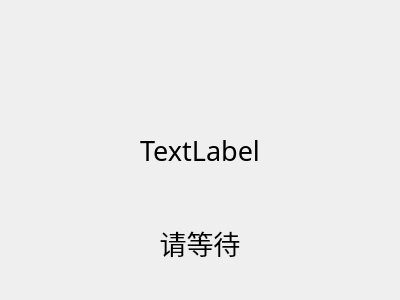
<?xml version="1.0" encoding="UTF-8"?>
<ui version="4.0">
 <class>TopInfoBox</class>
 <widget class="QDialog" name="TopInfoBox">
  <property name="geometry">
   <rect>
    <x>0</x>
    <y>0</y>
    <width>400</width>
    <height>300</height>
   </rect>
  </property>
  <property name="windowTitle">
   <string>TopInfoBox</string>
  </property>
  <layout class="QHBoxLayout" name="horizontalLayout_3">
   <property name="spacing">
    <number>0</number>
   </property>
   <property name="leftMargin">
    <number>0</number>
   </property>
   <property name="topMargin">
    <number>0</number>
   </property>
   <property name="rightMargin">
    <number>0</number>
   </property>
   <property name="bottomMargin">
    <number>0</number>
   </property>
   <item>
    <widget class="QWidget" name="TopInfoLabel" native="true">
     <layout class="QVBoxLayout" name="verticalLayout">
      <property name="spacing">
       <number>0</number>
      </property>
      <item>
       <widget class="QWidget" name="widgetInfo" native="true">
        <property name="font">
         <font>
          <family>微软雅黑</family>
          <pointsize>20</pointsize>
         </font>
        </property>
        <property name="styleSheet">
         <string notr="true"/>
        </property>
        <layout class="QHBoxLayout" name="horizontalLayout_2">
         <property name="spacing">
          <number>0</number>
         </property>
         <property name="leftMargin">
          <number>9</number>
         </property>
         <property name="topMargin">
          <number>0</number>
         </property>
         <property name="rightMargin">
          <number>9</number>
         </property>
         <property name="bottomMargin">
          <number>0</number>
         </property>
         <item>
          <layout class="QHBoxLayout" name="horizontalLayout" stretch="1">
           <property name="spacing">
            <number>0</number>
           </property>
           <property name="leftMargin">
            <number>25</number>
           </property>
           <item>
            <widget class="QLabel" name="labelDynamicInfo">
             <property name="font">
              <font>
               <family>Microsoft YaHei</family>
               <pointsize>24</pointsize>
               <weight>50</weight>
               <italic>false</italic>
               <bold>false</bold>
              </font>
             </property>
             <property name="styleSheet">
              <string notr="true">QLable#labelDynamicInfo{
font: 25 24pt &quot;Microsoft YaHei&quot;;
}</string>
             </property>
             <property name="text">
              <string/>
             </property>
             <property name="alignment">
              <set>Qt::AlignCenter</set>
             </property>
            </widget>
           </item>
          </layout>
         </item>
        </layout>
       </widget>
      </item>
      <item>
       <widget class="QLabel" name="labelStaticInfo">
        <property name="font">
         <font>
          <family>微软雅黑</family>
          <pointsize>20</pointsize>
         </font>
        </property>
        <property name="styleSheet">
         <string notr="true"/>
        </property>
        <property name="text">
         <string>TextLabel</string>
        </property>
        <property name="alignment">
         <set>Qt::AlignCenter</set>
        </property>
       </widget>
      </item>
      <item>
       <widget class="QLabel" name="labelWaitmoment">
        <property name="font">
         <font>
          <family>微软雅黑</family>
          <pointsize>20</pointsize>
         </font>
        </property>
        <property name="styleSheet">
         <string notr="true"/>
        </property>
        <property name="text">
         <string>请等待</string>
        </property>
        <property name="alignment">
         <set>Qt::AlignCenter</set>
        </property>
       </widget>
      </item>
     </layout>
    </widget>
   </item>
  </layout>
 </widget>
 <layoutdefault spacing="6" margin="11"/>
 <resources/>
 <connections/>
</ui>
